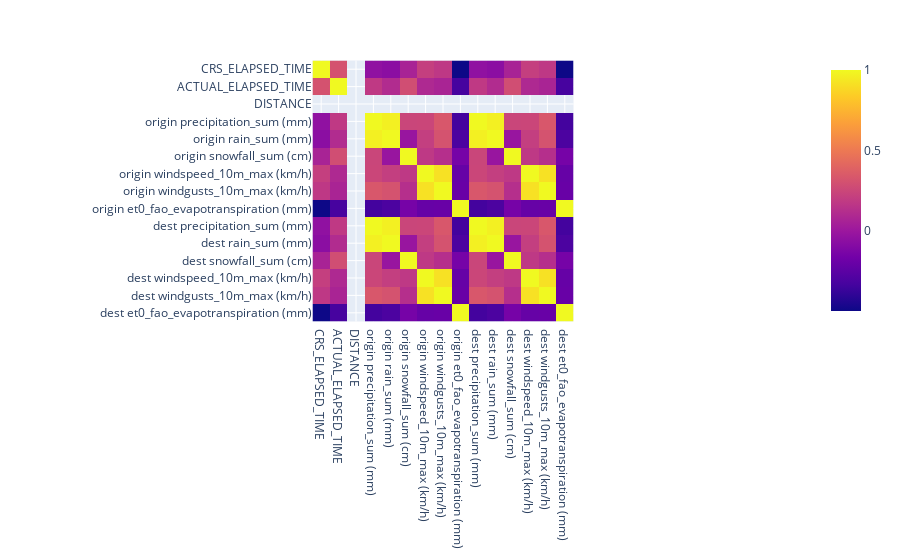

Source (notebook cell):
### Code cell
fig = px.imshow(
    abe_atl_airline_df[without_airline_cols].corr(),
)
fig.show()

### Figure 1 — Plotly figure (JSON) as saved in the notebook; plotly's stock layout.template omitted (floating-point values rounded to 4 significant figures; data arrays with more than 128 entries replaced by an {"elided": "..."} marker saying what was removed)
{"data": [{"coloraxis": "coloraxis", "hovertemplate": "x: %{x}<br>y: %{y}<br>color: %{z}<extra></extra>", "name": "0", "type": "heatmap", "x": ["CRS_ELAPSED_TIME", "ACTUAL_ELAPSED_TIME", "DISTANCE", "origin precipitation_sum (mm)", "origin rain_sum (mm)", "origin snowfall_sum (cm)", "origin windspeed_10m_max (km/h)", "origin windgusts_10m_max (km/h)", "origin et0_fao_evapotranspiration (mm)", "dest precipitation_sum (mm)", "dest rain_sum (mm)", "dest snowfall_sum (cm)", "dest windspeed_10m_max (km/h)", "dest windgusts_10m_max (km/h)", "dest et0_fao_evapotranspiration (mm)"], "xaxis": "x", "y": ["CRS_ELAPSED_TIME", "ACTUAL_ELAPSED_TIME", "DISTANCE", "origin precipitation_sum (mm)", "origin rain_sum (mm)", "origin snowfall_sum (cm)", "origin windspeed_10m_max (km/h)", "origin windgusts_10m_max (km/h)", "origin et0_fao_evapotranspiration (mm)", "dest precipitation_sum (mm)", "dest rain_sum (mm)", "dest snowfall_sum (cm)", "dest windspeed_10m_max (km/h)", "dest windgusts_10m_max (km/h)", "dest et0_fao_evapotranspiration (mm)"], "yaxis": "y", "z": {"elided": "15x15 float values"}}], "layout": {"coloraxis": {"colorscale": [[0, "#0d0887"], [0.1111, "#46039f"], [0.2222, "#7201a8"], [0.3333, "#9c179e"], [0.4444, "#bd3786"], [0.5556, "#d8576b"], [0.6667, "#ed7953"], [0.7778, "#fb9f3a"], [0.8889, "#fdca26"], [1, "#f0f921"]]}, "margin": {"t": 60}, "xaxis": {"anchor": "y", "constrain": "domain", "domain": [0, 1], "scaleanchor": "y"}, "yaxis": {"anchor": "x", "autorange": "reversed", "constrain": "domain", "domain": [0, 1]}}}
